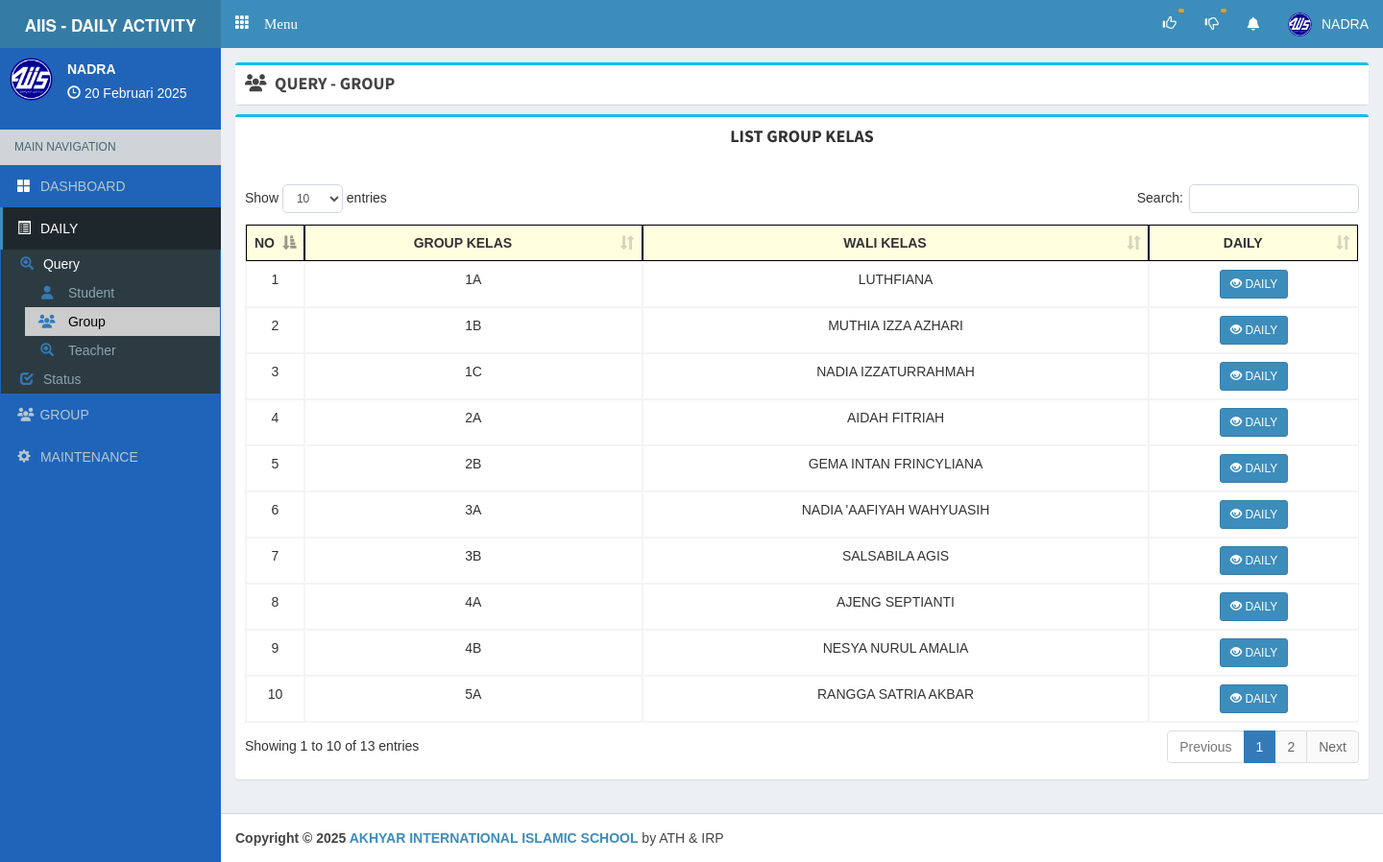
Page /kepala_sekolah/querydailygroup (signed in) on the committed database.
### tables this page shows
CREATE TABLE `kepala_sekolah` (
  `id` int(11) NOT NULL,
  `nip` varchar(50) DEFAULT NULL,
  `nama` varchar(250) DEFAULT NULL,
  `username` varchar(50) DEFAULT NULL,
  `password` varchar(250) DEFAULT NULL
);

CREATE TABLE `group_kelas` (
  `id` int(11) NOT NULL,
  `nama_group_kelas` char(250) DEFAULT NULL,
  `walas` varchar(250) DEFAULT NULL,
  `nip` varchar(50) DEFAULT NULL
);

CREATE TABLE `aplikasi` (
  `id` int(2) NOT NULL,
  `alamat` varchar(30) NOT NULL,
  `kepsek` varchar(30) NOT NULL,
  `nipkepsek` varchar(30) NOT NULL,
  `namasek` varchar(60) NOT NULL
);

### php/config.php (called while the page is built, shortened)
<?php
$dbhost ='localhost';
$dbuser ='root';
$dbpass ='';
$dbname ='daily_activity_upt1';
$con=mysqli_connect($dbhost,$dbuser,$dbpass,$dbname);
$base='http://localhost/daily_act_upt1/';
$basekepsek='http://localhost/daily_act_upt1/kepala_sekolah/';
$aplikasi=mysqli_fetch_array(mysqli_query($con,"SELECT * FROM aplikasi limit 1"));
?>

### php/function.php (called while the page is built, shortened)
<?php
function tgl($date){
  $array_bulan = array(1=>'Januari','Februari','Maret', 'April', 'Mei', 'Juni','Juli','Agustus','September','Oktober', 'November','Desember');
  $date = strtotime($date);
  $tanggal = date ('j', $date);
  $bulan = $array_bulan[date('n',$date)];
  $tahun = date('Y',$date);
  $result = $tanggal ." ". $bulan ." ". $tahun;
  return($result);
}
?>

### kepala_sekolah/view/daily/query/querydailygroup.php (the view, shortened to what this page needs)
<?php
  $timeOut        = $_SESSION['expire'];
  $timeRunningOut = time() + 5;
  $no        = 1;
  $str            = $_SESSION['c_kepsek'];
  $patternSD      = "/SD/i";
  $checkDataSD    = preg_match($patternSD, $str);
  $str1           = $_SESSION['c_kepsek'];
  $patternTK      = "/PAUD/i";
  $checkDataPAUD  = preg_match($patternTK, $str1);
  if ($timeRunningOut == $timeOut || $timeRunningOut > $timeOut) {
    $_SESSION['form_success'] = "session_time_out";
    $timeIsOut = 1;
    error_reporting(1);
  } else {
    if ($checkDataSD == 1) {
      $dataGroupDaily = mysqli_query($con, "
        SELECT id, nama_group_kelas, walas
        FROM group_kelas
        WHERE nip IN (
          SELECT nip FROM guru WHERE c_jabatan LIKE '%SD%'
        )
        ORDER BY nama_group_kelas ASC
      ");
    } else if ($checkDataPAUD == 1) {
      $dataGroupDaily = mysqli_query($con, "
        SELECT id, nama_group_kelas, walas
        FROM group_kelas
        WHERE nip IN (
          SELECT nip FROM guru WHERE c_jabatan LIKE '%PAUD%'
        )
        ORDER BY nama_group_kelas ASC
      ");
    }
  }
?>
<div class="box box-info">
  <center>
    <h4 id="judul_daily">
      <strong> LIST GROUP KELAS </strong>
    </h4>
  </center>
  <br>
  <div class="box-body table-responsive">
    <table id="list_group" style="text-align: center;" class="table table-bordered table-hover">
      <thead>
        <tr style="background-color: lightyellow; font-weight: bold;">
          <th style="text-align: center; border: 1px solid black;" width="5%">NO</th>
          <th style="text-align: center; border: 1px solid black;"> GROUP KELAS </th>
          <th style="text-align: center; border: 1px solid black;"> WALI KELAS </th>
          <th style="text-align: center; border: 1px solid black;"> DAILY </th>
        </tr>
      </thead>
      <tbody>
        <?php foreach ($dataGroupDaily as $data): ?>
          <tr>
            <td style="text-align: center;"> <?= $no++; ?> </td>
            <td style="text-align: center;"> <?= $data['nama_group_kelas']; ?> </td>
            <td style="text-align: center;"> <?= str_replace([" S.Pd.I", "S.Pd", ",", " S.Sos", " S.Ag", " Lc.", "  A.Md", " S.Si", " M.Pd", " S.Psi."], "", $data['walas']); ?> </td>
            <td style="text-align: center;">
              <form action="teachercreategroupdaily" method="post">
                <button class="btn btn-sm btn-primary" type="submit" name="send_data_group"> <i class="glyphicon glyphicon-eye-open"></i> DAILY </button>
              </form>
            </td>
          </tr>
        <?php endforeach ?>
      </tbody>
    </table>
  </div>
</div>

### kepala_sekolah/main.php (shortened to what this page needs)
<?php
  require '../php/config.php';
  require '../php/function.php';
  $na = mysqli_fetch_array(mysqli_query($con,"SELECT * FROM kepala_sekolah where id = '$_SESSION[id_kepsek]' "));
?>
<!DOCTYPE html>
<html>
<head>
  <link href="<?php echo $base; ?>theme/js/summernote.min.css" rel="stylesheet"/>
  <link rel="stylesheet" href="<?php echo $base; ?>theme/plugins/datatables/dataTables.bootstrap.css">
  <link rel="stylesheet" href="<?php echo $base; ?>theme/plugins/iCheck/square/blue.css">
  <link rel="stylesheet" href="<?= $base; ?>theme/bower_components/bootstrap/dist/css/bootstrap.min.css">
  <link rel="stylesheet" href="<?= $base; ?>theme/bower_components/font-awesome/css/font-awesome.min.css">
  <link rel="stylesheet" href="https://cdnjs.cloudflare.com/ajax/libs/font-awesome/6.5.1/css/all.min.css" />
  <link rel="stylesheet" href="<?= $base; ?>theme/dist/css/AdminLTE.min.css">
  <link rel="stylesheet" href="<?= $base; ?>theme/dist/css/skins/_all-skins.min.css">
  <link rel="stylesheet" href="<?php echo $base; ?>theme/plugins/pace/pace.min.css">
  <link href="https://cdn.jsdelivr.net/npm/select2@4.1.0-rc.0/dist/css/select2.min.css" rel="stylesheet" />
  <link href="<?php echo $base; ?>theme/datetime/css/bootstrap-datetimepicker.min.css" rel="stylesheet">
  <link rel="stylesheet" href="<?php echo $base; ?>theme/plugins/select2/select2.min.css">
  <link rel="stylesheet" href="<?php echo $base; ?>theme/dist/css/AdminLTE.min.css">
  <link rel="stylesheet" href="<?php echo $base; ?>theme/dist/css/skins/_all-skins.min.css">
  <link rel="stylesheet" href="<?php echo $base; ?>theme/dist/css/overridecss.css">
</head>
<body class="skin-blue hold-transition fixed"
oncontextmenu="return false">
<div class="wrapper">
  <header class="main-header">
    <a href="#" class="logo">
      <span class="logo-lg"> <b style="font-size: 17px;"> AIIS - DAILY ACTIVITY </b> </span>
    </a>
    <nav class="navbar navbar-static-top" role="navigation">
     <a href="#" class="glyphicon glyphicon-th" data-toggle="offcanvas" role="button" style="color: #fff;margin-top: 15px;margin-left: 15px;font-size: 15px;"> Menu
      </a>
      <div class="navbar-custom-menu">
        <ul class="nav navbar-nav">
          <li class="dropdown notifications-menu">
            <a href="#" class="dropdown-toggle" id="untukNotifApprKepsek" data-toggle="dropdown">
              <i class="glyphicon glyphicon-thumbs-up"></i>
              <span class="label label-warning" id="notifApproveList"> </span>
            </a>
          </li>
          <li class="dropdown notifications-menu">
            <a href="#" class="dropdown-toggle" id="untukNotifNoApprKepsek" data-toggle="dropdown">
              <i class="glyphicon glyphicon-thumbs-down"></i>
              <span class="label label-warning" id="notifNotApproveList"> </span>
            </a>
          </li>
          <li class="dropdown notifications-menu">
            <a href="#" class="dropdown-toggle" id="untukNotifWaitKepsek" data-toggle="dropdown">
              <i class="fa fa-bell-o"></i>
            </a>
          </li>
          <li class="dropdown user user-menu">
            <a href="#" class="dropdown-toggle" data-toggle="dropdown">
              <img src="<?php echo $base; ?>imgstatis/logo2.png" class="user-image" alt="User Image">
                <span class="hidden-xs"><?php echo strtoupper(ucfirst($na['username'])); ?></span>
              </a>
          </li>
        </ul>
      </div>
    </nav>
  </header>
  <aside class="main-sidebar">
    <section class="sidebar cobasidebar">
      <div class="user-panel">
        <div class="pull-left image">
            <img src="<?php echo $base; ?>imgstatis/logo2.png" class="img-circle" alt="User Image">
        </div>
        <div class="pull-left info">
          <p><?php echo strtoupper(ucfirst($na['username'])); ?> </p>
          <i class="glyphicon glyphicon-time"></i> <?php echo tgl(date('d-m-Y')); ?>
        </div>
      </div>
      <ul class="sidebar-menu">
        <li class="header">MAIN NAVIGATION</li>
        <li>
          <a href="<?= $basekepsek; ?>" id="dashboard"><i style="color: white;" class="glyphicon glyphicon-th-large text-primary"></i> <span id=""> DASHBOARD </span> </a>
        </li>
        <li>
          <a href="#" id="aList1">
            <i class="glyphicon glyphicon-list-alt"></i> <span id="titleList1"> DAILY </span>
          </a>
          <ul class="treeview-menu">
            <li>
              <a href="#">
                <i class="glyphicon glyphicon-zoom-in text-primary"></i> <span id="isiList2"> Query </span>
              </a>
              <ul class="treeview-menu">
                <li>
                  <a href="<?= $basekepsek; ?>querydailystudent" id="query_data_siswa"><i class="fa fa-user text-primary" style="margin-left: 2.1px;"></i> <span style="margin-left: 4px;"> </span> Student </a>
                </li>
                <li>
                  <a href="<?= $basekepsek; ?>querydailygroup" id="query_data_group"><i class="fa fa-users text-primary" style="margin-left: -1px;"></i> <span style="margin-left: 7px;"> </span> Group </a>
                </li>
                <li>
                  <a href="<?= $basekepsek; ?>querydailyteacher" id="query_data_guru"><i class="glyphicon glyphicon-zoom-in text-primary" style="margin-left: 1px;"></i> <span style="margin-left: 5px;"> </span> Teacher </a>
                </li>
              </ul>
            </li>
            <li>
              <a href="#">
                <i class="glyphicon glyphicon-check text-primary"></i> <span id="isiList3"> Status </span>
              </a>
            </li>
          </ul>
        </li>
        <li>
          <a href="#" id="listgroup">
            <i class="fa-solid fa-users"></i> <span id="groupList" style="margin-left: 2px;"> GROUP </span>
          </a>
        </li>
        <li>
          <a href="#" id="list_maintenance">
            <i class="glyphicon glyphicon-cog"></i> <span id="titleList2"> MAINTENANCE </span>
          </a>
        </li>
      </ul>
    </section>
  </aside>
  <div class="content-wrapper">
    <?php if (!empty($_GET['on'])): ?>
      <?php if ($_GET['on'] != 'createdaily'): ?>
        <section class="content-header" id="content_head">
          <div class="box box-info" style="margin-bottom: -5px;">
            <div class="box-header with-border">
              <h3 class="box-title" id="boxTitle"> <i class="fa" id="addIcon"></i> <span id="isiMenu"> </span> </h3>
            </div>
          </div>
        </section>
      <?php endif ?>
    <?php endif ?>
    <section class="content" id="isi_konten">
<?php
  if(empty($_GET['on'])){require 'view/dashboard/index.php';}
  else{
    $act=($_GET['on']);
    if($act=='kelas'){
      require 'view/a-kelas.php';
    }
    else if ($act == 'checkpembayarandaninputdata') {
      require 'view/spp/check_pembayaran/check_pembayaran_dan_inputdata.php';
    }
    elseif ($act == 'editdata') {
      require 'view/spp/edit_data/editdata.php';
    }
    elseif($act == 'upload') {
      require 'view/spp/upload/uploadfile.php';
    }
    elseif($act == 'createdaily') {
      require 'view/daily/create/index.php';
    } elseif($act == 'querydailystudent') {
      require 'view/daily/query/querydailysiswa.php';
    } elseif($act == 'querydailygroup') {
      require 'view/daily/query/querydailygroup.php';
    } elseif($act == 'querydailyteacher') {
      require 'view/daily/query/querydailyteacher.php';
    } elseif($act == 'listdaily') {
      require 'view/daily/query/listdaily.php';
    } elseif($act == 'teachercreatedaily') {
      require 'view/daily/query/teachercreatedaily.php';
    } elseif($act == 'lookactivity') {
      require 'view/daily/query/lookactivity.php';
    } elseif($act == 'createdailybyteacher') {
      require 'view/daily/query/createdailybyteacher.php';
    } elseif($act == 'teachercreategroupdaily') {
      require 'view/daily/query/teachercreategroupdaily.php';
    }
    elseif ($act == 'listgroup') {
      require 'view/group/list/index.php';
    }
    elseif($act == 'groupclass') {
      require 'view/group/anggota/index.php';
    }
    elseif ($act == 'tahunajaran') {
      require 'view/maintenance/tahun_ajaran/index.php';
    }
    elseif($act == 'status_waiting_approval') {
      require 'view/daily/status/waiting/index.php';
    }
    elseif ($act == 'status_approved') {
      require 'view/daily/status/approved/index.php';
    }
    elseif ($act == 'status_not_approved') {
      require 'view/daily/status/not_approved/index.php';
    }
  }
?>
    </section>
  </div>
</div>
  <footer class="main-footer">
    <strong>Copyright &copy; <?php echo date('Y'); ?> <a href="#"><?php echo $aplikasi['namasek']; ?></a></strong> by ATH & IRP
</body>
</html>

### kepala_sekolah/main.php (style rules this page uses)
body { font-family:arial; }

### rows in the picture
kepala_sekolah: username "NADRA"
group_kelas: nama_group_kelas "1A", walas "LUTHFIANA"
group_kelas: nama_group_kelas "1B", walas "MUTHIA IZZA AZHARI"
group_kelas: nama_group_kelas "1C", walas "NADIA IZZATURRAHMAH"
group_kelas: nama_group_kelas "2A", walas "AIDAH FITRIAH"
group_kelas: nama_group_kelas "2B", walas "GEMA INTAN FRINCYLIANA"
group_kelas: nama_group_kelas "3A", walas "NADIA 'AAFIYAH WAHYUASIH"
group_kelas: nama_group_kelas "3B", walas "SALSABILA AGIS"
group_kelas: nama_group_kelas "4A", walas "AJENG SEPTIANTI"
group_kelas: nama_group_kelas "4B", walas "NESYA NURUL AMALIA"
group_kelas: nama_group_kelas "5A", walas "RANGGA SATRIA AKBAR"
aplikasi: namasek "AKHYAR INTERNATIONAL ISLAMIC SCHOOL"
